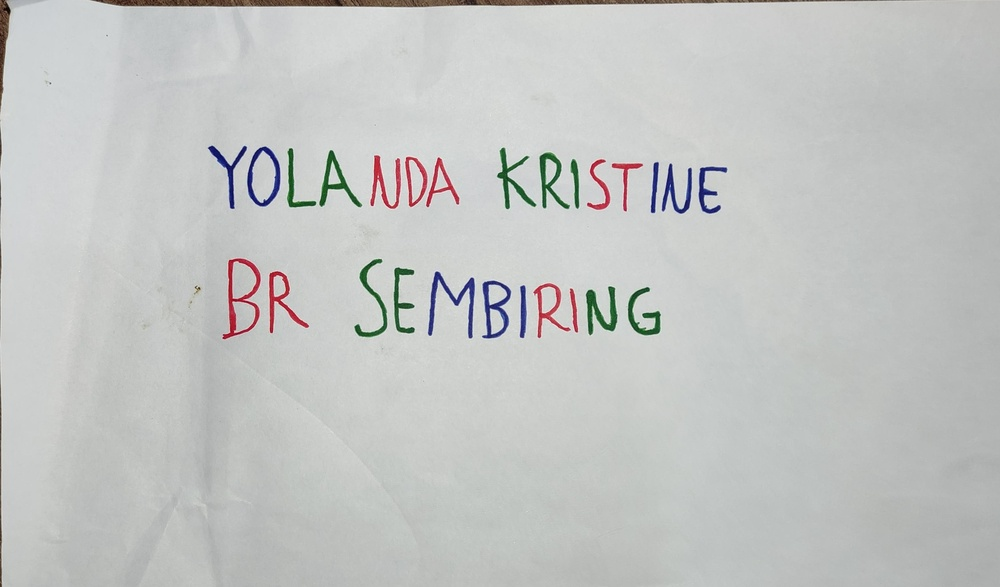
#> input picture UTS_PCD_202331166_D_ITPLN/coloring.jpg, 1000 x 587 px, shrunk from 3469 x 2037 before the run
$ jupyter execute --allow-errors 'SOAL NO1.ipynb'
#> lines starting #> are read from the running program, lines starting #| are printed output that depends on the picture
## IMPORT LIBRARY

[cell 1]
import cv2
import numpy as np
import matplotlib.pyplot as plt
import matplotlib.image as img

[cell 2]
img = cv2.imread ('coloring.jpg')
#> img is the input picture: shape (587, 1000, 3); mean B, G, R 194.8, 196.2, 194.6

#> (a cell that did not finish here is left out)

#> (a cell that did not finish here is left out)

[cell 5]
b, g, r = cv2.split(img)
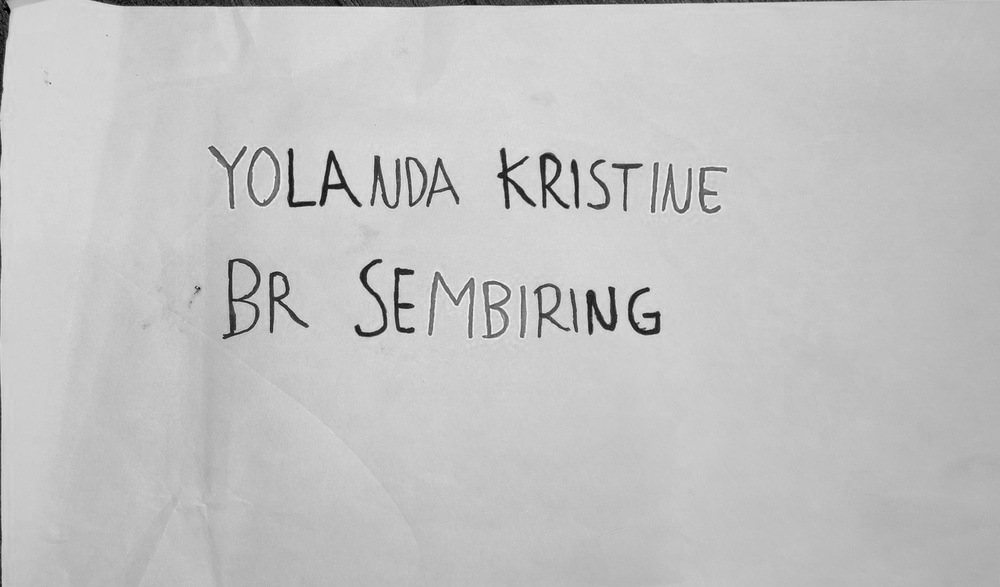
#> b: shape (587, 1000); min 0, max 255, mean 194.8
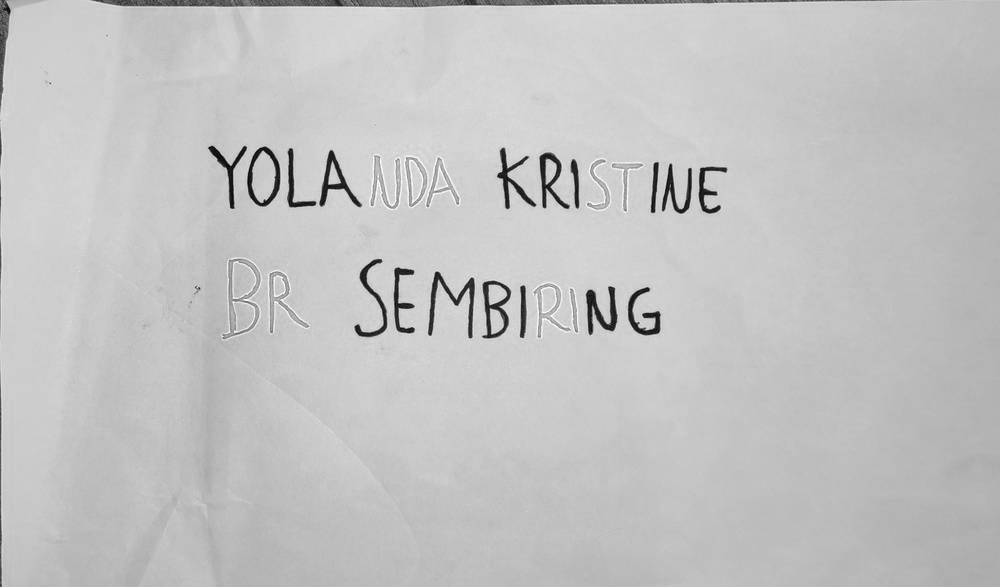
#> r: shape (587, 1000); min 3, max 255, mean 194.6

plt.figure(figsize=(20, 5))

plt.subplot(141)
plt.hist(r.ravel(), bins=256, color='red', range=[0,256], alpha=0.7)
plt.title('Histogram Merah')
plt.xlabel('Intensitas')
plt.ylabel('Jumlah Piksel')


plt.subplot(142)
plt.hist(g.ravel(), bins=256, color='green', range=[0,256], alpha=0.7)
plt.title('Histogram Hijau')
plt.xlabel('Intensitas')

plt.subplot(143)
plt.hist(b.ravel(), bins=256, color='blue', range=[0,256], alpha=0.7)
plt.title('Histogram Biru')
plt.xlabel('Intensitas')
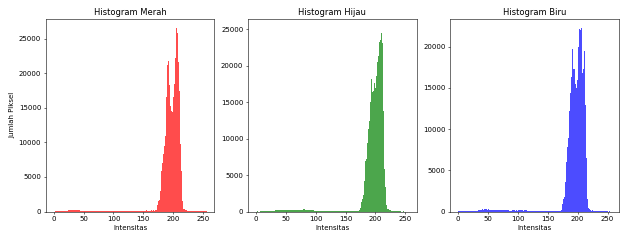
#> figure drawn by matplotlib, 3 panels; panel 1: tallest bar 26513 high, from x = 205 to 206; panel 2: tallest bar 25160 high, from x = 207 to 208; panel 3: tallest bar 22244 high, from x = 206 to 207
